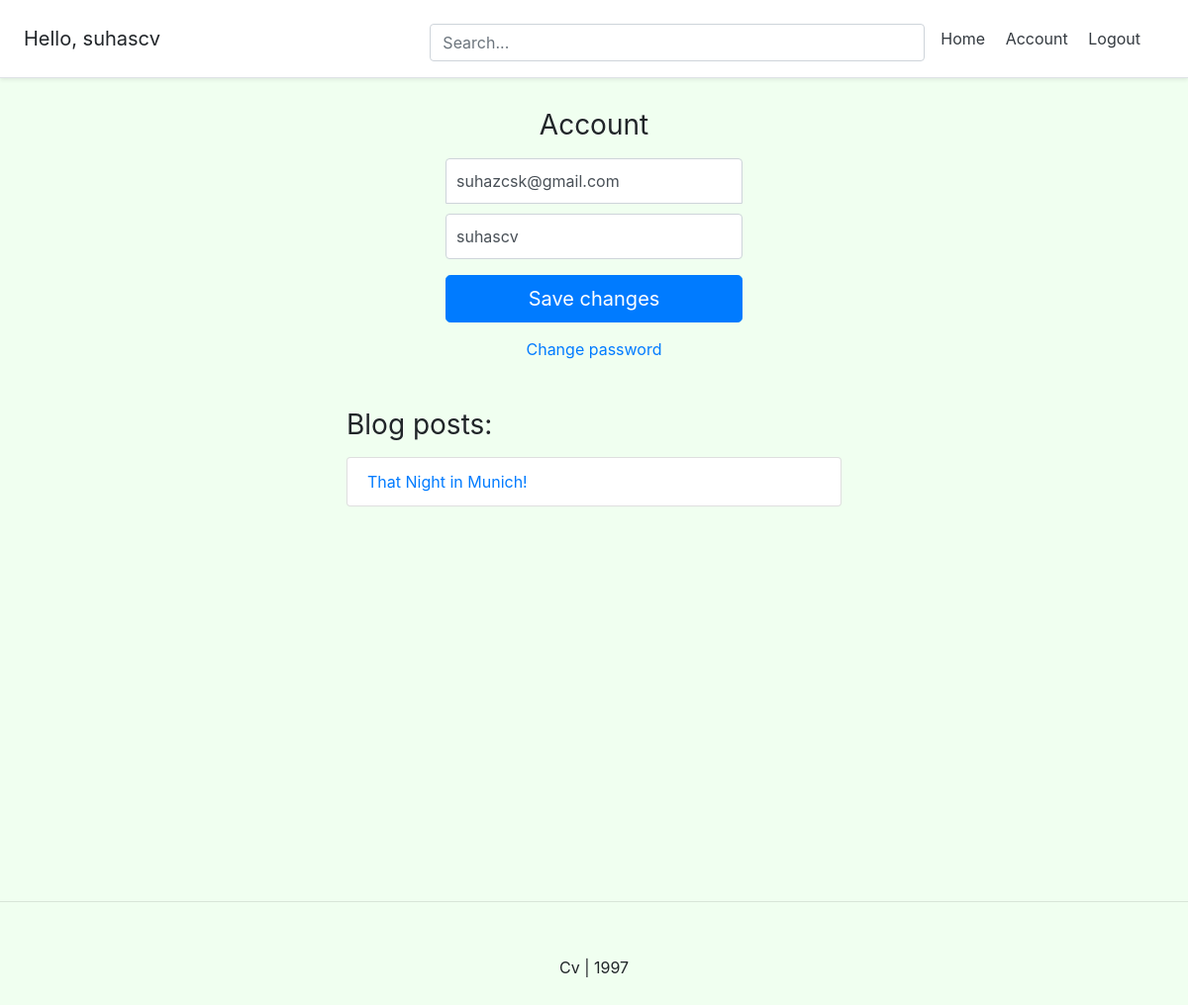
The app's page /account/ (signed in) with its own data.
### account/models.py (models this page shows, shortened)
class Account(AbstractBaseUser):
	email 					= models.EmailField(verbose_name="email", max_length=60, unique=True)
	username 				= models.CharField(max_length=30, unique=True)
	date_joined				= models.DateTimeField(verbose_name='date joined', auto_now_add=True)
	last_login				= models.DateTimeField(verbose_name='last login', auto_now=True)
	is_admin				= models.BooleanField(default=False)
	is_active				= models.BooleanField(default=True)
	is_staff				= models.BooleanField(default=False)
	is_superuser			= models.BooleanField(default=False)
	USERNAME_FIELD = 'email'
	REQUIRED_FIELDS = ['username']
	objects = MyAccountManager()

### blogapp/models.py (models this page shows)
class BlogPost(models.Model):
	title 					= models.CharField(max_length=50, null=False, blank=False)
	body 					= models.TextField(max_length=5000, null=False, blank=False)
	image		 			= models.ImageField(upload_to=upload_location, null=True, blank=True)
	date_published 			= models.DateTimeField(auto_now_add=True, verbose_name="date published")
	date_updated 			= models.DateTimeField(auto_now=True, verbose_name="date updated")
	author 					= models.ForeignKey(settings.AUTH_USER_MODEL, on_delete=models.CASCADE)
	slug 					= models.SlugField(blank=True, unique=True)
	def __str__(self):
		return self.title

### account/views.py (the view)
# urls.py: path('account/',account_view,name="account_site"),
def account_view(request):
	if not request.user.is_authenticated:
			return redirect("login")
	context = {}
	if request.POST:
		form = AccountUpdateForm(request.POST, instance=request.user)
		if form.is_valid():
			form.initial = {
					"email": request.POST['email'],
					"username": request.POST['username'],
			}
			form.save()
			context['success_message'] = "Updated"
	else:
		form = AccountUpdateForm(
			initial={
					"email": request.user.email,
					"username": request.user.username,
				}
			)
	context['account_form'] = form
	blog_posts = BlogPost.objects.filter(author=request.user)
	context['blog_posts'] = blog_posts
	return render(request, "account/account.html", context)

### account/forms.py (shortened to what this page needs)
class AccountUpdateForm(forms.ModelForm):
	class Meta:
		model = Account
		fields = ('email', 'username')

### account/templates/account/account.html (shortened to what this page needs)
{% extends 'base.html' %}
{% block content %}
<form class="form-signin" method="post">{% csrf_token %}
  <h1 class="h3 mb-3 font-weight-normal">Account</h1>
  <input type="email" name="email" id="inputEmail" class="form-control" placeholder="Email address" required autofocus value={{account_form.initial.email}}>
  <input type="text" name="username" id="inputUsername" class="form-control" placeholder="Username" required
  value="{{account_form.initial.username}}">
  <button class="btn btn-lg btn-primary btn-block" type="submit">Save changes</button>
</form>
<div class="d-flex flex-column">
  <a class="m-auto" href="{% url 'password_change' %}">Change password</a>
</div>
<div class="container mt-4 p-4">
  <div class="row">
    <div class="blog-posts">
      <h3 class="mb-3 font-weight-normal">Blog posts:</h3>
      {% if blog_posts %}
        <ul class="list-group">
        {% for post in blog_posts %}
          <a href="{% url 'blogapp:detail' post.slug %}" style="text-decoration: none;"><li class="list-group-item">{{post}}</li></a>
        {% endfor %}
        </ul>
      {% else %}
        <p>You have no blog posts. Create a post <a href="{% url 'blogapp:create' %}">here</a>.</p>
      {% endif %}
    </div>
  </div>
</div>
{% endblock content %}

### templates/snippets/header.html (shortened to what this page needs)
<div class="d-flex flex-column flex-md-row align-items-center p-3 px-md-4 mb-3 bg-white border-bottom shadow-sm">
  <h5 class="my-0 mr-md-auto font-weight-normal">
  	{% if request.user.is_authenticated %}
  		<p class="m-auto">Hello, {{request.user.username}}</p>
  	{% endif %}
  </h5>
  <div class="search-bar mt-sm-2 mr-2">
  	<form method="get">
  		<input class="form-control"  type="text" name="q" id="id_q" placeholder="Search...">
  	</form>
  </div>
  <nav class="my-2 my-md-0 mr-md-3">
  	{% if request.user.is_authenticated %}
	  	<a class="p-2 text-dark" href="{% url 'home' %}">Home</a>
	    <a class="p-2 text-dark" href="{% url 'account_site' %}">Account</a>
	    <a class="p-2 text-dark" href="{% url 'logout_site' %}">Logout</a>
	{% else %}
		<a class="p-2 text-dark" href="{% url 'home' %}">Home</a>
	    <a class="p-2 text-dark" href="{% url 'login' %}">Login</a>
	    <a class="btn btn-outline-primary" href="{% url 'register_site' %}">Register</a>
	{% endif %}
  </nav>
</div>

### templates/snippets/base_css.html (style rules this page uses)
body { background-color:honeydew; }

### templates/snippets/header.html (style rules this page uses)
@media (min-width: 768px) { html { font-size: 16px; } }
.search-bar { max-width: 500px; width: 100%; }
form { width: 100%; }

### account/templates/account/account.html (style rules this page uses)
.form-signin { width: 100%; max-width: 330px; padding: 15px; margin: auto; }
.form-signin .form-control { position: relative; box-sizing: border-box; height: auto; padding: 10px; font-size: 16px; }
.form-signin input[type="email"] { margin-bottom: 10px; border-bottom-right-radius: 0; border-bottom-left-radius: 0; }
.h3 { text-align: center; }
.blog-posts { max-width: 500px; width: 100%; margin: auto; }

### records on screen
Account: user.username "suhascv", email "suhazcsk@gmail.com", username "suhascv"
BlogPost: title "That Night in Munich!"
